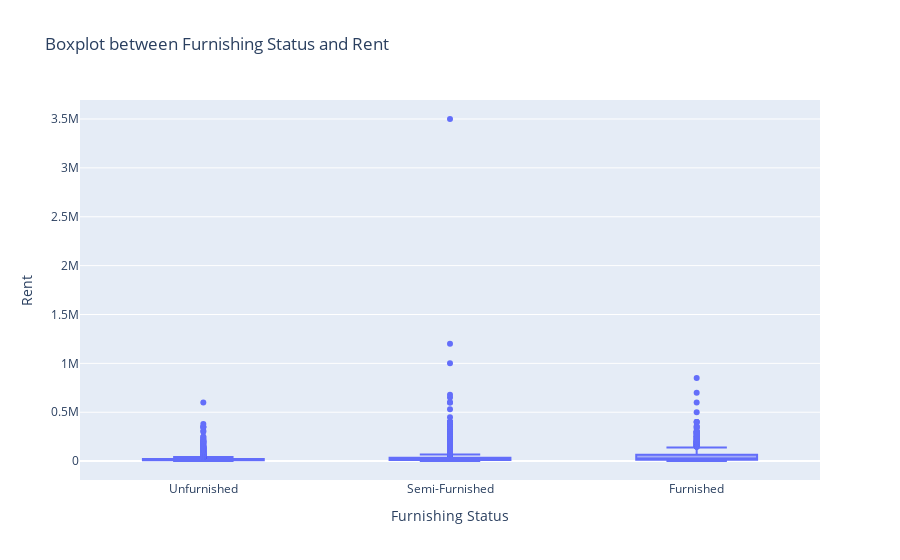

Notebook code cell kept with this figure:
### Code cell
# boxplot between Area Type and Rent
box_plot(dataset=dataset, column1="Furnishing Status", column2="Rent")

### Figure 1 — Plotly figure (JSON) as saved in the notebook; plotly's stock layout.template omitted (floating-point values rounded to 4 significant figures; data arrays with more than 128 entries replaced by an {"elided": "..."} marker saying what was removed)
{"data": [{"alignmentgroup": "True", "hovertemplate": "Furnishing Status=%{x}<br>Rent=%{y}<extra></extra>", "legendgroup": "", "marker": {"color": "#636efa"}, "name": "", "notched": false, "offsetgroup": "", "orientation": "v", "showlegend": false, "type": "box", "x": {"elided": "4746 str values"}, "x0": " ", "xaxis": "x", "y": {"elided": "4746 int values"}, "y0": " ", "yaxis": "y"}], "layout": {"boxmode": "group", "legend": {"tracegroupgap": 0}, "title": {"text": "Boxplot between Furnishing Status and Rent"}, "xaxis": {"anchor": "y", "domain": [0, 1], "title": {"text": "Furnishing Status"}}, "yaxis": {"anchor": "x", "domain": [0, 1], "title": {"text": "Rent"}}}}
